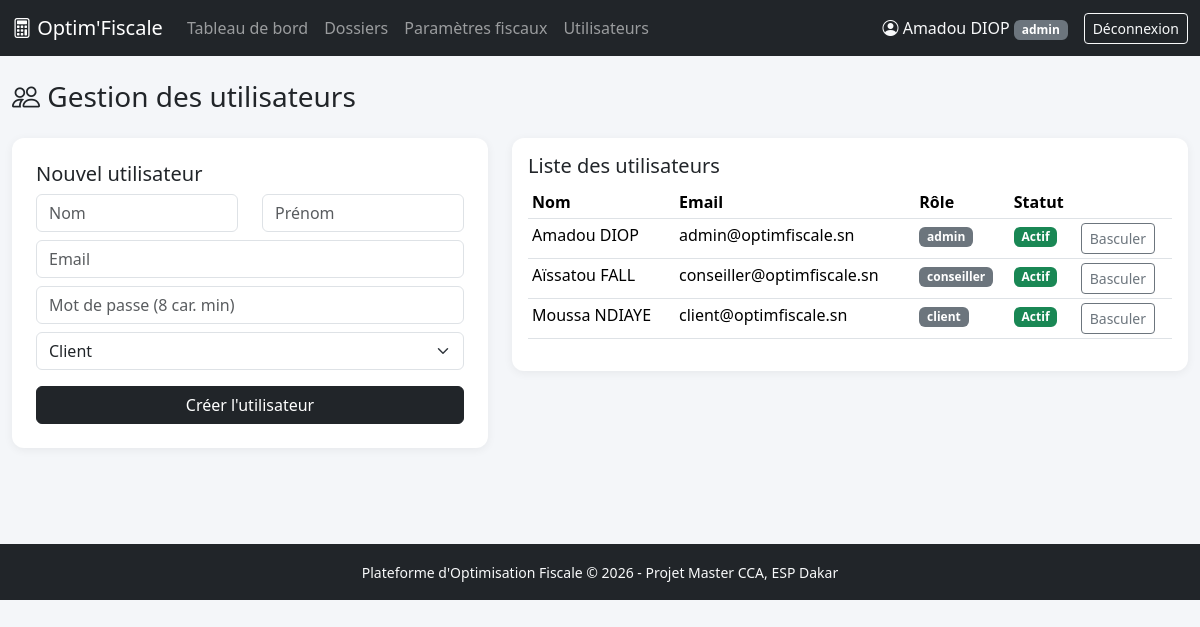
Screenshot of /pages/utilisateurs_liste.php (signed in) with the database file from the repository.
### tables this page shows
CREATE TABLE utilisateurs (
    id_utilisateur      INT AUTO_INCREMENT PRIMARY KEY,
    nom                 VARCHAR(100) NOT NULL,
    prenom              VARCHAR(100) NOT NULL,
    email               VARCHAR(150) NOT NULL UNIQUE,
    mot_de_passe        VARCHAR(255) NOT NULL,   
    role                ENUM('admin', 'conseiller', 'client') NOT NULL DEFAULT 'client',
    actif               TINYINT(1) NOT NULL DEFAULT 1,
    date_creation       DATETIME NOT NULL DEFAULT CURRENT_TIMESTAMP,
    derniere_connexion  DATETIME NULL
);

### pages/utilisateurs_liste.php (the view, shortened to what this page needs)
<?php
$pdo = getPDO();
$utilisateurs = $pdo->query('SELECT * FROM utilisateurs ORDER BY date_creation DESC')->fetchAll();
require_once __DIR__ . '/../includes/header.php';
?>
<h3 class="mb-4"><i class="bi bi-people"></i> Gestion des utilisateurs</h3>
<div class="row">
    <div class="col-lg-5">
        <div class="card p-4 mb-4">
            <h5>Nouvel utilisateur</h5>
            <form method="post" novalidate>
                <div class="row">
                    <div class="col-6 mb-2"><input type="text" name="nom" class="form-control" placeholder="Nom" required></div>
                    <div class="col-6 mb-2"><input type="text" name="prenom" class="form-control" placeholder="Prénom" required></div>
                </div>
                <div class="mb-2"><input type="email" name="email" class="form-control" placeholder="Email" required></div>
                <div class="mb-2"><input type="password" name="mot_de_passe" class="form-control" placeholder="Mot de passe (8 car. min)" required minlength="8"></div>
                <div class="mb-3">
                    <select name="role" class="form-select">
                        <option value="client">Client</option>
                    </select>
                </div>
                <button type="submit" class="btn btn-dark w-100">Créer l'utilisateur</button>
            </form>
        </div>
    </div>
    <div class="col-lg-7">
        <div class="card p-3">
            <h5>Liste des utilisateurs</h5>
            <div class="table-responsive">
                <table class="table table-sm table-hover">
                    <thead><tr><th>Nom</th><th>Email</th><th>Rôle</th><th>Statut</th><th></th></tr></thead>
                    <tbody>
                    <?php foreach ($utilisateurs as $u): ?>
                        <tr>
                            <td><?= htmlspecialchars($u['prenom'] . ' ' . $u['nom']) ?></td>
                            <td><?= htmlspecialchars($u['email']) ?></td>
                            <td><span class="badge bg-secondary"><?= htmlspecialchars($u['role']) ?></span></td>
                            <td><span class="badge bg-<?= $u['actif'] ? 'success' : 'danger' ?>"><?= $u['actif'] ? 'Actif' : 'Inactif' ?></span></td>
                            <td><a href="?toggle=<?= $u['id_utilisateur'] ?>" class="btn btn-sm btn-outline-secondary">Basculer</a></td>
                        </tr>
                    <?php endforeach; ?>
                    </tbody>
                </table>
            </div>
        </div>
    </div>
</div>
<?php require_once __DIR__ . '/../includes/footer.php'; ?>

### assets/css/style.css (style rules this page uses)
body { background-color: #f4f6f9; }
.card { border: none; border-radius: 12px; box-shadow: 0 2px 10px rgba(0,0,0,0.06); }
.table thead { background-color: #2c3e50; color: #fff; }

### rows the page displays
utilisateurs: prenom+nom "Amadou DIOP", email "admin@optimfiscale.sn", role "admin", actif "Actif"
utilisateurs: prenom+nom "Aïssatou FALL", email "conseiller@optimfiscale.sn", role "conseiller", actif "Actif"
utilisateurs: prenom+nom "Moussa NDIAYE", email "client@optimfiscale.sn", role "client", actif "Actif"

### other values shown
$_SESSION['nom_complet'] "Amadou DIOP"
$_SESSION['role'] "admin"
